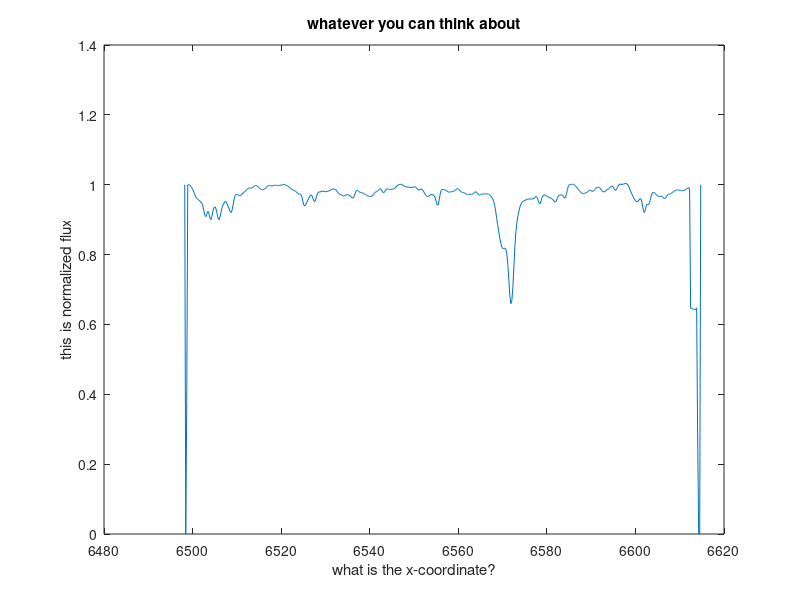

This figure's MATLAB source:
%% Plotting -- review
%% 
% You probably have realized that the easiest way to load your *|.dat|*
% files is to use *|load|*:
load('binary1.dat');
%%
% Now you have a variable *|binary1|* 
binary1
%%
% with it's first row the wavelength
binary1(:,1)
%%
% and second row the normalized flux
binary1(:,2)
%%
% Recall your knowledge about *|plot|* function, and plot wavelength vs.
% normalized flux:
plot(binary1(:,1), binary1(:,2))
%%
% You may want to add title to your plot:
title('whatever you can think about');
%%
% Also, it's important to properly mark the axes so everyone can understand
% your figure. Simply use
xlabel('what is the x-coordinate?');
ylabel('this is normalized flux');
%% 